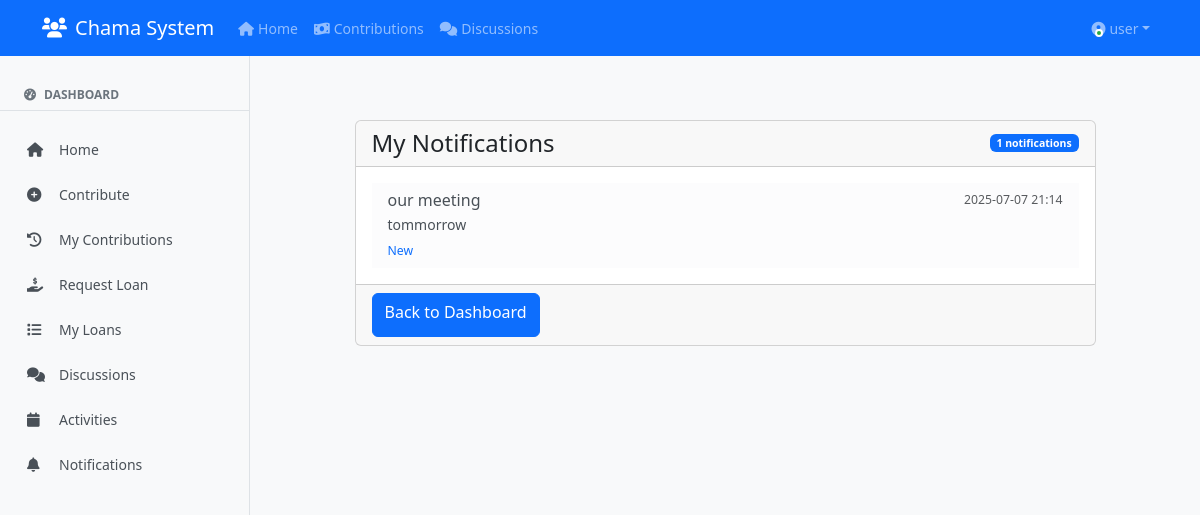
The app's page /notifications (signed in), older data.
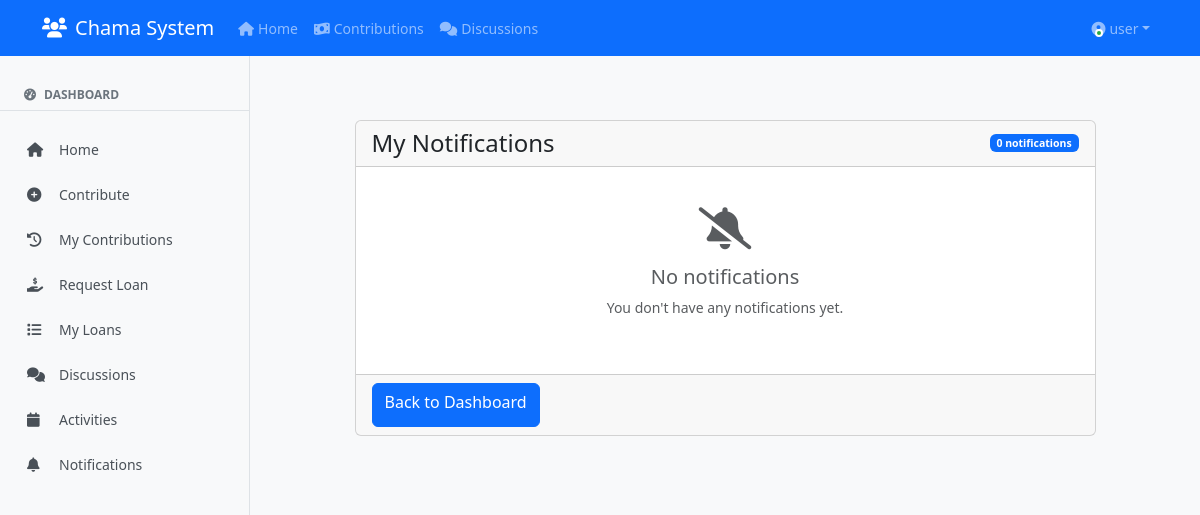
The same page, newer data.
### fixed_app.py (models this page shows)
class Notification(db.Model):
    id = db.Column(db.Integer, primary_key=True)
    title = db.Column(db.String(100), nullable=False)
    message = db.Column(db.Text, nullable=False)
    date = db.Column(db.DateTime, default=datetime.utcnow)
    is_read = db.Column(db.Boolean, default=False)
    user_id = db.Column(db.Integer, db.ForeignKey('user.id'))
    user = db.relationship('User', backref='notifications')

### fixed_app.py (the view)
@app.route('/notifications')
@login_required
def notifications():
    notifications = Notification.query.filter_by(user_id=current_user.id).order_by(Notification.date.desc()).all()
    return render_template('notifications/list.html', notifications=notifications)

### fixed_app.py (called while the page is built)
@login_manager.user_loader
def load_user(user_id):
    return User.query.get(int(user_id))

### templates/notifications/list.html (shortened to what this page needs)
{% extends "base.html" %}
{% block content %}
<div class="container mt-4">
    <div class="row">
        <div class="col-md-10 mx-auto">
            <div class="card">
                <div class="card-header d-flex justify-content-between align-items-center">
                    <h4 class="mb-0">My Notifications</h4>
                    <span class="badge bg-primary">{{ notifications|length }} notifications</span>
                </div>
                <div class="card-body">
                    {% if notifications %}
                        <div class="list-group list-group-flush">
                            {% for notification in notifications %}
                            <div class="list-group-item {% if not notification.is_read %}list-group-item-light{% endif %}">
                                <div class="d-flex w-100 justify-content-between">
                                    <h6 class="mb-1">{{ notification.title }}</h6>
                                    <small class="text-muted">{{ notification.date.strftime('%Y-%m-%d %H:%M') }}</small>
                                </div>
                                <p class="mb-1">{{ notification.message }}</p>
                                {% if not notification.is_read %}
                                    <small class="text-primary">New</small>
                                {% endif %}
                            </div>
                            {% endfor %}
                        </div>
                    {% else %}
                        <div class="text-center py-4">
                            <i class="fas fa-bell-slash fa-3x text-muted mb-3"></i>
                            <h5 class="text-muted">No notifications</h5>
                            <p class="text-muted">You don't have any notifications yet.</p>
                        </div>
                    {% endif %}
                </div>
                <div class="card-footer">
                    <a href="{{ url_for('index') }}" class="btn btn-primary">Back to Dashboard</a>
                </div>
            </div>
        </div>
    </div>
</div>
{% endblock %}

Row changes from the older to the newer data that the page shows:
removed Notification: title "our meeting", date "2025-07-07 21:14", message "tommorrow", is_read "New"
Text that changed along with them:
{{ notifications|length }}: "1" → "0"
text now shown: "No notifications You don't have any notifications yet."
